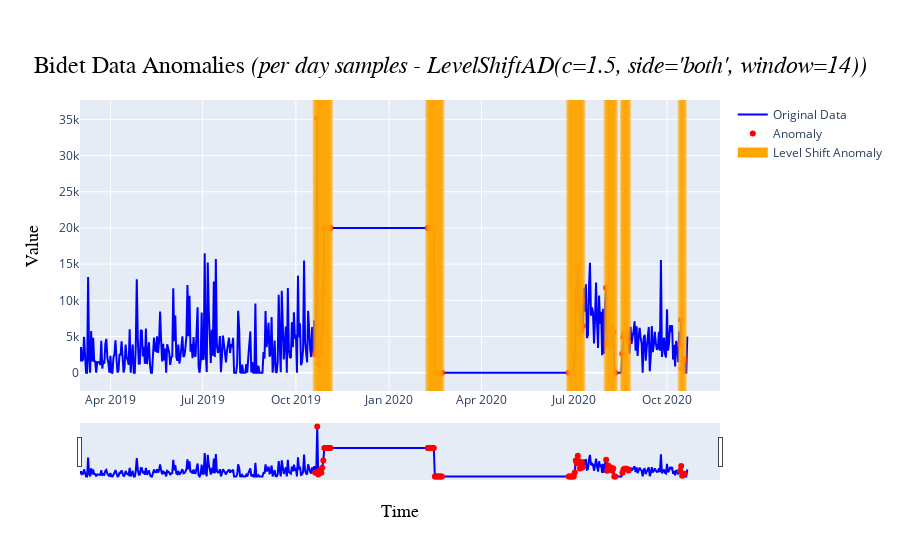

The cell this chart's notebook holds for it:
### Markdown cell above
##### A.2.4 Per day samples - *LevelShiftAD*

### Code cell
data = bidet_df_interpolated.resample('D').sum()
data.loc['2019-10-29':'2020-02-14', data.columns[0]] += 20000

c = 1.5
level_shift_side = 'both'
level_shift_window = 14
plot_title = f'Bidet Data Anomalies <i>(per day samples - LevelShiftAD(c={c}, side=\'{level_shift_side}\', window={level_shift_window}))</i>'
plot_name = 'Bidet/Bidet Data Anomalies (per day samples - LevelShiftAD)'

[bidet_D_LevelShift_ano, bidet_D_LevelShift_ano_val, bidet_D_LevelShift_ano_plot], bidet_D_LevelShift_model = ad_LevelShiftAD(validate_series(data), c, level_shift_side, level_shift_window, plot_title=plot_title, plot_name=plot_name)

bidet_D_LevelShift_ano_plot.show()

### Figure 1 — Plotly figure (JSON) as saved in the notebook; plotly's stock layout.template omitted (floating-point values rounded to 4 significant figures; data arrays with more than 128 entries replaced by an {"elided": "..."} marker saying what was removed)
{"data": [{"line": {"color": "blue"}, "mode": "lines", "name": "Original Data", "type": "scatter", "x": {"elided": "600 str values"}, "y": {"elided": "600 float values"}}, {"marker": {"color": "red", "size": 6}, "mode": "markers", "name": "Anomaly", "type": "scatter", "x": ["2019-10-20T00:00:00", "2019-10-21T00:00:00", "2019-10-22T00:00:00", "2019-10-23T00:00:00", "2019-10-24T00:00:00", "2019-10-25T00:00:00", "2019-10-26T00:00:00", "2019-10-27T00:00:00", "2019-10-28T00:00:00", "2019-10-29T00:00:00", "2019-10-30T00:00:00", "2019-10-31T00:00:00", "2019-11-01T00:00:00", "2019-11-02T00:00:00", "2019-11-03T00:00:00", "2019-11-04T00:00:00", "2020-02-08T00:00:00", "2020-02-09T00:00:00", "2020-02-10T00:00:00", "2020-02-11T00:00:00", "2020-02-12T00:00:00", "2020-02-13T00:00:00", "2020-02-14T00:00:00", "2020-02-15T00:00:00", "2020-02-16T00:00:00", "2020-02-17T00:00:00", "2020-02-18T00:00:00", "2020-02-19T00:00:00", "2020-02-20T00:00:00", "2020-02-21T00:00:00", "2020-02-22T00:00:00", "2020-06-26T00:00:00", "2020-06-27T00:00:00", "2020-06-28T00:00:00", "2020-06-29T00:00:00", "2020-06-30T00:00:00", "2020-07-01T00:00:00", "2020-07-02T00:00:00", "2020-07-03T00:00:00", "2020-07-04T00:00:00", "2020-07-05T00:00:00", "2020-07-06T00:00:00", "2020-07-07T00:00:00", "2020-07-08T00:00:00", "2020-07-09T00:00:00", "2020-07-10T00:00:00", "2020-08-02T00:00:00", "2020-08-03T00:00:00", "2020-08-04T00:00:00", "2020-08-05T00:00:00", "2020-08-06T00:00:00", "2020-08-07T00:00:00", "2020-08-08T00:00:00", "2020-08-09T00:00:00", "2020-08-10T00:00:00", "2020-08-11T00:00:00", "2020-08-18T00:00:00", "2020-08-19T00:00:00", "2020-08-20T00:00:00", "2020-08-21T00:00:00", "2020-08-22T00:00:00", "2020-08-23T00:00:00", "2020-08-24T00:00:00", "2020-10-14T00:00:00", "2020-10-15T00:00:00", "2020-10-16T00:00:00", "2020-10-17T00:00:00", "2020-10-18T00:00:00"], "y": [2500.0, 2874, 35147, 1281, 3376.0, 4734.0, 2510, 6182, 11190.0, 20000, 20000, 20000, 20000, 20000, 20000, 20000, 20000, 20000, 20000, 20000, 20000, 20000, 20000, 0, 0, 0, 0, 0, 0, 0, 0, 0, 0, 0, 0, 0, 0, 2799, 11180.0, 9294.0, 14533, 10885, 5536.0, 5735, 9910.0, 6452.0, 11739, 3908, 7676, 5220.0, 5018.0, 6354.0, 3970.0, 5583, 0, 0, 2606.0, 4880.0, 5430.0, 5426.0, 5488.0, 5086, 4176, 3806, 7264, 538, 1588, 1800.0]}, {"line": {"color": "orange", "width": 10}, "marker": {"color": "orange"}, "mode": "lines", "name": "Level Shift Anomaly", "type": "scatter", "x": [null], "y": [null]}], "layout": {"shapes": [{"fillcolor": "orange", "line": {"color": "orange", "width": 5}, "opacity": 0.5, "type": "rect", "x0": "2019-10-20T00:00:00", "x1": "2019-10-20T00:00:00", "xref": "x", "y0": 0, "y1": 1, "yref": "y domain"}, {"fillcolor": "orange", "line": {"color": "orange", "width": 5}, "opacity": 0.5, "type": "rect", "x0": "2019-10-21T00:00:00", "x1": "2019-10-21T00:00:00", "xref": "x", "y0": 0, "y1": 1, "yref": "y domain"}, {"fillcolor": "orange", "line": {"color": "orange", "width": 5}, "opacity": 0.5, "type": "rect", "x0": "2019-10-22T00:00:00", "x1": "2019-10-22T00:00:00", "xref": "x", "y0": 0, "y1": 1, "yref": "y domain"}, {"fillcolor": "orange", "line": {"color": "orange", "width": 5}, "opacity": 0.5, "type": "rect", "x0": "2019-10-23T00:00:00", "x1": "2019-10-23T00:00:00", "xref": "x", "y0": 0, "y1": 1, "yref": "y domain"}, {"fillcolor": "orange", "line": {"color": "orange", "width": 5}, "opacity": 0.5, "type": "rect", "x0": "2019-10-24T00:00:00", "x1": "2019-10-24T00:00:00", "xref": "x", "y0": 0, "y1": 1, "yref": "y domain"}, {"fillcolor": "orange", "line": {"color": "orange", "width": 5}, "opacity": 0.5, "type": "rect", "x0": "2019-10-25T00:00:00", "x1": "2019-10-25T00:00:00", "xref": "x", "y0": 0, "y1": 1, "yref": "y domain"}, {"fillcolor": "orange", "line": {"color": "orange", "width": 5}, "opacity": 0.5, "type": "rect", "x0": "2019-10-26T00:00:00", "x1": "2019-10-26T00:00:00", "xref": "x", "y0": 0, "y1": 1, "yref": "y domain"}, {"fillcolor": "orange", "line": {"color": "orange", "width": 5}, "opacity": 0.5, "type": "rect", "x0": "2019-10-27T00:00:00", "x1": "2019-10-27T00:00:00", "xref": "x", "y0": 0, "y1": 1, "yref": "y domain"}, {"fillcolor": "orange", "line": {"color": "orange", "width": 5}, "opacity": 0.5, "type": "rect", "x0": "2019-10-28T00:00:00", "x1": "2019-10-28T00:00:00", "xref": "x", "y0": 0, "y1": 1, "yref": "y domain"}, {"fillcolor": "orange", "line": {"color": "orange", "width": 5}, "opacity": 0.5, "type": "rect", "x0": "2019-10-29T00:00:00", "x1": "2019-10-29T00:00:00", "xref": "x", "y0": 0, "y1": 1, "yref": "y domain"}, {"fillcolor": "orange", "line": {"color": "orange", "width": 5}, "opacity": 0.5, "type": "rect", "x0": "2019-10-30T00:00:00", "x1": "2019-10-30T00:00:00", "xref": "x", "y0": 0, "y1": 1, "yref": "y domain"}, {"fillcolor": "orange", "line": {"color": "orange", "width": 5}, "opacity": 0.5, "type": "rect", "x0": "2019-10-31T00:00:00", "x1": "2019-10-31T00:00:00", "xref": "x", "y0": 0, "y1": 1, "yref": "y domain"}, {"fillcolor": "orange", "line": {"color": "orange", "width": 5}, "opacity": 0.5, "type": "rect", "x0": "2019-11-01T00:00:00", "x1": "2019-11-01T00:00:00", "xref": "x", "y0": 0, "y1": 1, "yref": "y domain"}, {"fillcolor": "orange", "line": {"color": "orange", "width": 5}, "opacity": 0.5, "type": "rect", "x0": "2019-11-02T00:00:00", "x1": "2019-11-02T00:00:00", "xref": "x", "y0": 0, "y1": 1, "yref": "y domain"}, {"fillcolor": "orange", "line": {"color": "orange", "width": 5}, "opacity": 0.5, "type": "rect", "x0": "2019-11-03T00:00:00", "x1": "2019-11-03T00:00:00", "xref": "x", "y0": 0, "y1": 1, "yref": "y domain"}, {"fillcolor": "orange", "line": {"color": "orange", "width": 5}, "opacity": 0.5, "type": "rect", "x0": "2019-11-04T00:00:00", "x1": "2019-11-04T00:00:00", "xref": "x", "y0": 0, "y1": 1, "yref": "y domain"}, {"fillcolor": "orange", "line": {"color": "orange", "width": 5}, "opacity": 0.5, "type": "rect", "x0": "2020-02-08T00:00:00", "x1": "2020-02-08T00:00:00", "xref": "x", "y0": 0, "y1": 1, "yref": "y domain"}, {"fillcolor": "orange", "line": {"color": "orange", "width": 5}, "opacity": 0.5, "type": "rect", "x0": "2020-02-09T00:00:00", "x1": "2020-02-09T00:00:00", "xref": "x", "y0": 0, "y1": 1, "yref": "y domain"}, {"fillcolor": "orange", "line": {"color": "orange", "width": 5}, "opacity": 0.5, "type": "rect", "x0": "2020-02-10T00:00:00", "x1": "2020-02-10T00:00:00", "xref": "x", "y0": 0, "y1": 1, "yref": "y domain"}, {"fillcolor": "orange", "line": {"color": "orange", "width": 5}, "opacity": 0.5, "type": "rect", "x0": "2020-02-11T00:00:00", "x1": "2020-02-11T00:00:00", "xref": "x", "y0": 0, "y1": 1, "yref": "y domain"}, {"fillcolor": "orange", "line": {"color": "orange", "width": 5}, "opacity": 0.5, "type": "rect", "x0": "2020-02-12T00:00:00", "x1": "2020-02-12T00:00:00", "xref": "x", "y0": 0, "y1": 1, "yref": "y domain"}, {"fillcolor": "orange", "line": {"color": "orange", "width": 5}, "opacity": 0.5, "type": "rect", "x0": "2020-02-13T00:00:00", "x1": "2020-02-13T00:00:00", "xref": "x", "y0": 0, "y1": 1, "yref": "y domain"}, {"fillcolor": "orange", "line": {"color": "orange", "width": 5}, "opacity": 0.5, "type": "rect", "x0": "2020-02-14T00:00:00", "x1": "2020-02-14T00:00:00", "xref": "x", "y0": 0, "y1": 1, "yref": "y domain"}, {"fillcolor": "orange", "line": {"color": "orange", "width": 5}, "opacity": 0.5, "type": "rect", "x0": "2020-02-15T00:00:00", "x1": "2020-02-15T00:00:00", "xref": "x", "y0": 0, "y1": 1, "yref": "y domain"}, {"fillcolor": "orange", "line": {"color": "orange", "width": 5}, "opacity": 0.5, "type": "rect", "x0": "2020-02-16T00:00:00", "x1": "2020-02-16T00:00:00", "xref": "x", "y0": 0, "y1": 1, "yref": "y domain"}, {"fillcolor": "orange", "line": {"color": "orange", "width": 5}, "opacity": 0.5, "type": "rect", "x0": "2020-02-17T00:00:00", "x1": "2020-02-17T00:00:00", "xref": "x", "y0": 0, "y1": 1, "yref": "y domain"}, {"fillcolor": "orange", "line": {"color": "orange", "width": 5}, "opacity": 0.5, "type": "rect", "x0": "2020-02-18T00:00:00", "x1": "2020-02-18T00:00:00", "xref": "x", "y0": 0, "y1": 1, "yref": "y domain"}, {"fillcolor": "orange", "line": {"color": "orange", "width": 5}, "opacity": 0.5, "type": "rect", "x0": "2020-02-19T00:00:00", "x1": "2020-02-19T00:00:00", "xref": "x", "y0": 0, "y1": 1, "yref": "y domain"}, {"fillcolor": "orange", "line": {"color": "orange", "width": 5}, "opacity": 0.5, "type": "rect", "x0": "2020-02-20T00:00:00", "x1": "2020-02-20T00:00:00", "xref": "x", "y0": 0, "y1": 1, "yref": "y domain"}, {"fillcolor": "orange", "line": {"color": "orange", "width": 5}, "opacity": 0.5, "type": "rect", "x0": "2020-02-21T00:00:00", "x1": "2020-02-21T00:00:00", "xref": "x", "y0": 0, "y1": 1, "yref": "y domain"}, {"fillcolor": "orange", "line": {"color": "orange", "width": 5}, "opacity": 0.5, "type": "rect", "x0": "2020-02-22T00:00:00", "x1": "2020-02-22T00:00:00", "xref": "x", "y0": 0, "y1": 1, "yref": "y domain"}, {"fillcolor": "orange", "line": {"color": "orange", "width": 5}, "opacity": 0.5, "type": "rect", "x0": "2020-06-26T00:00:00", "x1": "2020-06-26T00:00:00", "xref": "x", "y0": 0, "y1": 1, "yref": "y domain"}, {"fillcolor": "orange", "line": {"color": "orange", "width": 5}, "opacity": 0.5, "type": "rect", "x0": "2020-06-27T00:00:00", "x1": "2020-06-27T00:00:00", "xref": "x", "y0": 0, "y1": 1, "yref": "y domain"}, {"fillcolor": "orange", "line": {"color": "orange", "width": 5}, "opacity": 0.5, "type": "rect", "x0": "2020-06-28T00:00:00", "x1": "2020-06-28T00:00:00", "xref": "x", "y0": 0, "y1": 1, "yref": "y domain"}, {"fillcolor": "orange", "line": {"color": "orange", "width": 5}, "opacity": 0.5, "type": "rect", "x0": "2020-06-29T00:00:00", "x1": "2020-06-29T00:00:00", "xref": "x", "y0": 0, "y1": 1, "yref": "y domain"}, {"fillcolor": "orange", "line": {"color": "orange", "width": 5}, "opacity": 0.5, "type": "rect", "x0": "2020-06-30T00:00:00", "x1": "2020-06-30T00:00:00", "xref": "x", "y0": 0, "y1": 1, "yref": "y domain"}, {"fillcolor": "orange", "line": {"color": "orange", "width": 5}, "opacity": 0.5, "type": "rect", "x0": "2020-07-01T00:00:00", "x1": "2020-07-01T00:00:00", "xref": "x", "y0": 0, "y1": 1, "yref": "y domain"}, {"fillcolor": "orange", "line": {"color": "orange", "width": 5}, "opacity": 0.5, "type": "rect", "x0": "2020-07-02T00:00:00", "x1": "2020-07-02T00:00:00", "xref": "x", "y0": 0, "y1": 1, "yref": "y domain"}, {"fillcolor": "orange", "line": {"color": "orange", "width": 5}, "opacity": 0.5, "type": "rect", "x0": "2020-07-03T00:00:00", "x1": "2020-07-03T00:00:00", "xref": "x", "y0": 0, "y1": 1, "yref": "y domain"}, {"fillcolor": "orange", "line": {"color": "orange", "width": 5}, "opacity": 0.5, "type": "rect", "x0": "2020-07-04T00:00:00", "x1": "2020-07-04T00:00:00", "xref": "x", "y0": 0, "y1": 1, "yref": "y domain"}, {"fillcolor": "orange", "line": {"color": "orange", "width": 5}, "opacity": 0.5, "type": "rect", "x0": "2020-07-05T00:00:00", "x1": "2020-07-05T00:00:00", "xref": "x", "y0": 0, "y1": 1, "yref": "y domain"}, {"fillcolor": "orange", "line": {"color": "orange", "width": 5}, "opacity": 0.5, "type": "rect", "x0": "2020-07-06T00:00:00", "x1": "2020-07-06T00:00:00", "xref": "x", "y0": 0, "y1": 1, "yref": "y domain"}, {"fillcolor": "orange", "line": {"color": "orange", "width": 5}, "opacity": 0.5, "type": "rect", "x0": "2020-07-07T00:00:00", "x1": "2020-07-07T00:00:00", "xref": "x", "y0": 0, "y1": 1, "yref": "y domain"}, {"fillcolor": "orange", "line": {"color": "orange", "width": 5}, "opacity": 0.5, "type": "rect", "x0": "2020-07-08T00:00:00", "x1": "2020-07-08T00:00:00", "xref": "x", "y0": 0, "y1": 1, "yref": "y domain"}, {"fillcolor": "orange", "line": {"color": "orange", "width": 5}, "opacity": 0.5, "type": "rect", "x0": "2020-07-09T00:00:00", "x1": "2020-07-09T00:00:00", "xref": "x", "y0": 0, "y1": 1, "yref": "y domain"}, {"fillcolor": "orange", "line": {"color": "orange", "width": 5}, "opacity": 0.5, "type": "rect", "x0": "2020-07-10T00:00:00", "x1": "2020-07-10T00:00:00", "xref": "x", "y0": 0, "y1": 1, "yref": "y domain"}, {"fillcolor": "orange", "line": {"color": "orange", "width": 5}, "opacity": 0.5, "type": "rect", "x0": "2020-08-02T00:00:00", "x1": "2020-08-02T00:00:00", "xref": "x", "y0": 0, "y1": 1, "yref": "y domain"}, {"fillcolor": "orange", "line": {"color": "orange", "width": 5}, "opacity": 0.5, "type": "rect", "x0": "2020-08-03T00:00:00", "x1": "2020-08-03T00:00:00", "xref": "x", "y0": 0, "y1": 1, "yref": "y domain"}, {"fillcolor": "orange", "line": {"color": "orange", "width": 5}, "opacity": 0.5, "type": "rect", "x0": "2020-08-04T00:00:00", "x1": "2020-08-04T00:00:00", "xref": "x", "y0": 0, "y1": 1, "yref": "y domain"}, {"fillcolor": "orange", "line": {"color": "orange", "width": 5}, "opacity": 0.5, "type": "rect", "x0": "2020-08-05T00:00:00", "x1": "2020-08-05T00:00:00", "xref": "x", "y0": 0, "y1": 1, "yref": "y domain"}, {"fillcolor": "orange", "line": {"color": "orange", "width": 5}, "opacity": 0.5, "type": "rect", "x0": "2020-08-06T00:00:00", "x1": "2020-08-06T00:00:00", "xref": "x", "y0": 0, "y1": 1, "yref": "y domain"}, {"fillcolor": "orange", "line": {"color": "orange", "width": 5}, "opacity": 0.5, "type": "rect", "x0": "2020-08-07T00:00:00", "x1": "2020-08-07T00:00:00", "xref": "x", "y0": 0, "y1": 1, "yref": "y domain"}, {"fillcolor": "orange", "line": {"color": "orange", "width": 5}, "opacity": 0.5, "type": "rect", "x0": "2020-08-08T00:00:00", "x1": "2020-08-08T00:00:00", "xref": "x", "y0": 0, "y1": 1, "yref": "y domain"}, {"fillcolor": "orange", "line": {"color": "orange", "width": 5}, "opacity": 0.5, "type": "rect", "x0": "2020-08-09T00:00:00", "x1": "2020-08-09T00:00:00", "xref": "x", "y0": 0, "y1": 1, "yref": "y domain"}, {"fillcolor": "orange", "line": {"color": "orange", "width": 5}, "opacity": 0.5, "type": "rect", "x0": "2020-08-10T00:00:00", "x1": "2020-08-10T00:00:00", "xref": "x", "y0": 0, "y1": 1, "yref": "y domain"}, {"fillcolor": "orange", "line": {"color": "orange", "width": 5}, "opacity": 0.5, "type": "rect", "x0": "2020-08-11T00:00:00", "x1": "2020-08-11T00:00:00", "xref": "x", "y0": 0, "y1": 1, "yref": "y domain"}, {"fillcolor": "orange", "line": {"color": "orange", "width": 5}, "opacity": 0.5, "type": "rect", "x0": "2020-08-18T00:00:00", "x1": "2020-08-18T00:00:00", "xref": "x", "y0": 0, "y1": 1, "yref": "y domain"}, {"fillcolor": "orange", "line": {"color": "orange", "width": 5}, "opacity": 0.5, "type": "rect", "x0": "2020-08-19T00:00:00", "x1": "2020-08-19T00:00:00", "xref": "x", "y0": 0, "y1": 1, "yref": "y domain"}, {"fillcolor": "orange", "line": {"color": "orange", "width": 5}, "opacity": 0.5, "type": "rect", "x0": "2020-08-20T00:00:00", "x1": "2020-08-20T00:00:00", "xref": "x", "y0": 0, "y1": 1, "yref": "y domain"}, {"fillcolor": "orange", "line": {"color": "orange", "width": 5}, "opacity": 0.5, "type": "rect", "x0": "2020-08-21T00:00:00", "x1": "2020-08-21T00:00:00", "xref": "x", "y0": 0, "y1": 1, "yref": "y domain"}, {"fillcolor": "orange", "line": {"color": "orange", "width": 5}, "opacity": 0.5, "type": "rect", "x0": "2020-08-22T00:00:00", "x1": "2020-08-22T00:00:00", "xref": "x", "y0": 0, "y1": 1, "yref": "y domain"}, {"fillcolor": "orange", "line": {"color": "orange", "width": 5}, "opacity": 0.5, "type": "rect", "x0": "2020-08-23T00:00:00", "x1": "2020-08-23T00:00:00", "xref": "x", "y0": 0, "y1": 1, "yref": "y domain"}, {"fillcolor": "orange", "line": {"color": "orange", "width": 5}, "opacity": 0.5, "type": "rect", "x0": "2020-08-24T00:00:00", "x1": "2020-08-24T00:00:00", "xref": "x", "y0": 0, "y1": 1, "yref": "y domain"}, {"fillcolor": "orange", "line": {"color": "orange", "width": 5}, "opacity": 0.5, "type": "rect", "x0": "2020-10-14T00:00:00", "x1": "2020-10-14T00:00:00", "xref": "x", "y0": 0, "y1": 1, "yref": "y domain"}, {"fillcolor": "orange", "line": {"color": "orange", "width": 5}, "opacity": 0.5, "type": "rect", "x0": "2020-10-15T00:00:00", "x1": "2020-10-15T00:00:00", "xref": "x", "y0": 0, "y1": 1, "yref": "y domain"}, {"fillcolor": "orange", "line": {"color": "orange", "width": 5}, "opacity": 0.5, "type": "rect", "x0": "2020-10-16T00:00:00", "x1": "2020-10-16T00:00:00", "xref": "x", "y0": 0, "y1": 1, "yref": "y domain"}, {"fillcolor": "orange", "line": {"color": "orange", "width": 5}, "opacity": 0.5, "type": "rect", "x0": "2020-10-17T00:00:00", "x1": "2020-10-17T00:00:00", "xref": "x", "y0": 0, "y1": 1, "yref": "y domain"}, {"fillcolor": "orange", "line": {"color": "orange", "width": 5}, "opacity": 0.5, "type": "rect", "x0": "2020-10-18T00:00:00", "x1": "2020-10-18T00:00:00", "xref": "x", "y0": 0, "y1": 1, "yref": "y domain"}], "title": {"font": {"color": "black", "family": "Arial, bold", "size": 24}, "text": "Bidet Data Anomalies <i>(per day samples - LevelShiftAD(c=1.5, side='both', window=14))</i>", "x": 0.5, "xanchor": "center", "y": 0.9, "yanchor": "top"}, "xaxis": {"rangeslider": {"visible": true}, "title": {"font": {"color": "black", "family": "Arial, bold", "size": 18}, "text": "Time"}}, "yaxis": {"title": {"font": {"color": "black", "family": "Arial, bold", "size": 18}, "text": "Value"}}}}
